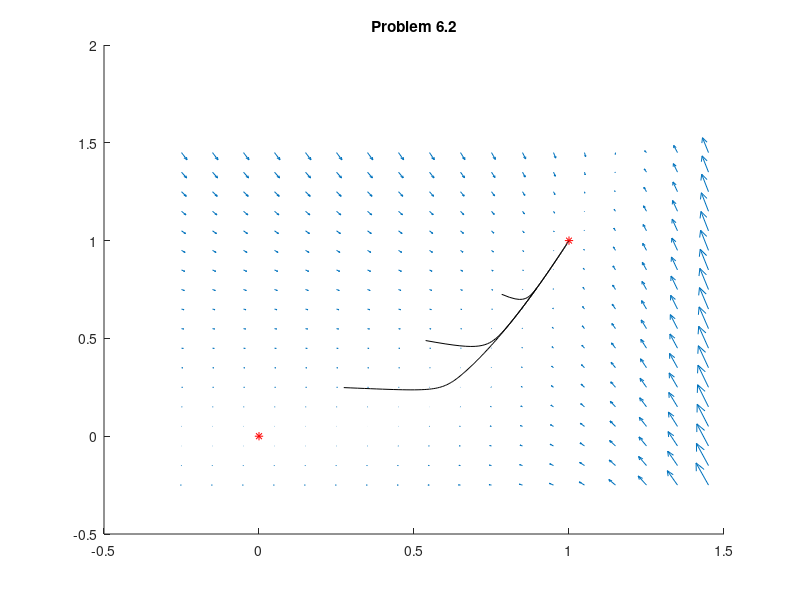
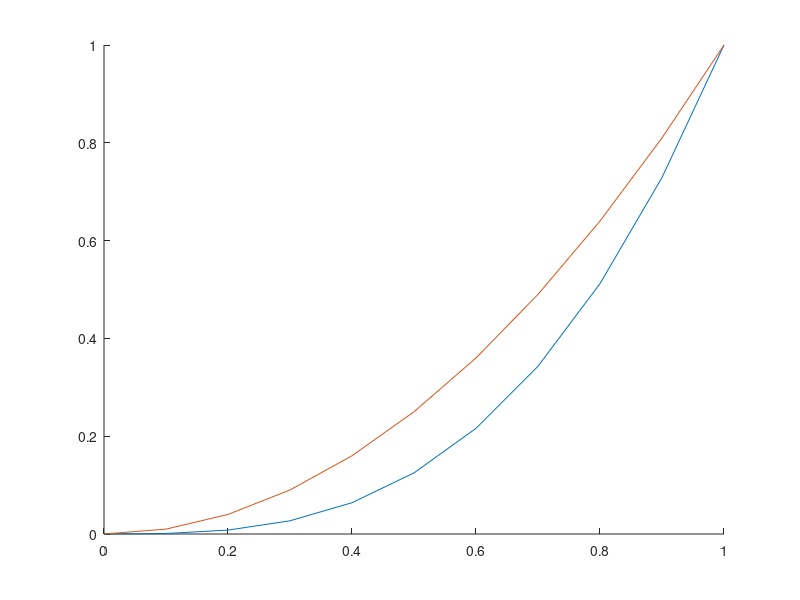

These charts were generated, in order, by the following MATLAB code: (Note: this script raises an error after producing the figures.)
%% Problem6.2 

[x1, x2] = meshgrid(-.25:.1:1.5, -.25:.1:1.5); 

x1_dot = -x1.^3 + x2; 
x2_dot = x1.^6 + -x2.^3; 


  figure(1)

 hold on
 quiver(x1, x2, x1_dot, x2_dot)
 plot( 0, 0, 'r*')
  plot( 1, 1, 'r*')
  
  
    x1_0_list = [.25, .5 .75]; 
  x2_0_list = [.25 .5 .75];
  
  dt = .1; 
  
  sim_time = 10;
  
  num_step = 10/dt;
  
  num_traj = length(x1_0_list); 
  
  for j = 1:1:num_traj
      
      x1_0 =x1_0_list(j) ; 
      x2_0 = x2_0_list(j); 
        for i = 1:1:num_step
      
      x1 = x1_0; 
      x2 = x2_0; 
      
      x1_dot = -x1.^3 + x2; 
    x2_dot = x1.^6 + -x2.^3;  
      
      x1_traj(i) = x1_0 + dt*x1_dot; 
      x2_traj(i) = x2_0 + dt*x2_dot;
      
      x1_0 =x1_traj(i); 
      x2_0 = x2_traj(i);
        end 
      
        plot(x1_traj, x2_traj, 'k')

  end 
  
  
  title("Problem 6.2")
  
 




%% 6.2 continued

x1 = [0:.1:1];

c1_x2 = x1.^3;
c2_x2 = x1.^2; 



figure()
hold on 

plot(x1, c1_x2)
plot(x1, c2_x2)

x = [x1, fliplr(x1)];
inbetween = [c1_x2, fliplr(c2_x2)];



% fill(x, inbetween, 'g');
fill(x, inbetween, '');
xlabel("X1-Axis")
ylabel("X2-Axis")
title("Problem 6.2:")

legend('$x_2 = x_1^3$','$x_2 = x_1^2$','$\Gamma$','Interpreter','latex', 'Location', 'northwest')


%%

x = 1 : 300;
curve1 = log(x);
curve2 = 2*log(x);
plot(x, curve1, 'r', 'LineWidth', 2);
hold on;
plot(x, curve2, 'b', 'LineWidth', 2);
x2 = [x, fliplr(x)];
inBetween = [curve1, fliplr(curve2)];
fill(x2, inBetween, 'g');



%% Problem 10 
[x1, x2] = meshgrid(-1:0.2:1, -1:0.2:1);


x1_dot = x2; 
x2_dot = -x1 + (1/3)*x1^3 -x2; 

  figure(1)

 hold on
 quiver(x1, x2, x1_dot, x2_dot)
 plot( 0, 0, 'r*')
  title(' Problem 10')


  
  x1_0_list = [-1,-.5,.5,1, 1, 1, 1, 1]; 
  x2_0_list = [-1, -1, -1, -1, -1,-.5,.5,1];
  
  dt = .1; 
  
  sim_time = 10;
  
  num_step = 10/dt;
  
  num_traj = length(x1_0_list); 
  
  for j = 1:1:num_traj
      
      x1_0 =x1_0_list(j) ; 
      x2_0 = x2_0_list(j); 
        for i = 1:1:num_step
      
      x1 = x1_0; 
      x2 = x2_0; 
      
      x1_dot = x2; 
      x2_dot = -x1 + (1/3)*x1^3 -x2; 
      
      x1_traj(i) = x1_0 + dt*x1_dot; 
      x2_traj(i) = x2_0 + dt*x2_dot;
      
      x1_0 =x1_traj(i); 
      x2_0 = x2_traj(i);
        end 
      
        plot(x1_traj, x2_traj, 'k')

  end 
    
 V = (3/4).*x1.^2 - (1/12).*x1.^4 + .5.*x1.*x2 + .5.*x2.^2; 
  
  contour(V) 
  %% 10 Contour Plot 
  
  
  [x1, x2] = meshgrid(-2.5:.2:2.5,-2.5:.2:2.5);
  
  
  
  
  V = (3/4).*x1.^2 - (1/12).*x1.^4 + .5.*x1.*x2 + .5.*x2.^2; 

  
  
  figure(2)
  
  hold on
  contour(V, 25)
  
  
  %% 17 
  
  
a =1 ; 
b = 1; 


  x1 = 0; 
  
  A = [-3*x1^2 1 ; -a -b];
  
  
  eig(A)
  
  
  